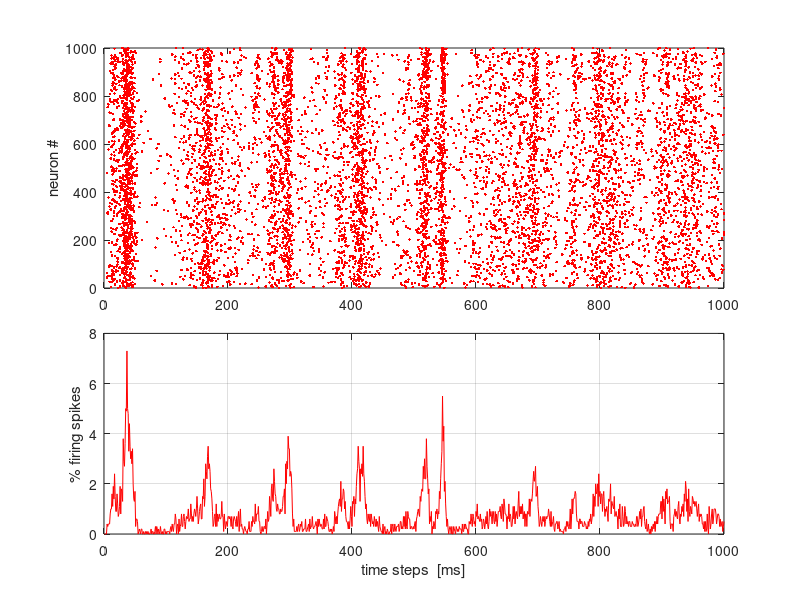
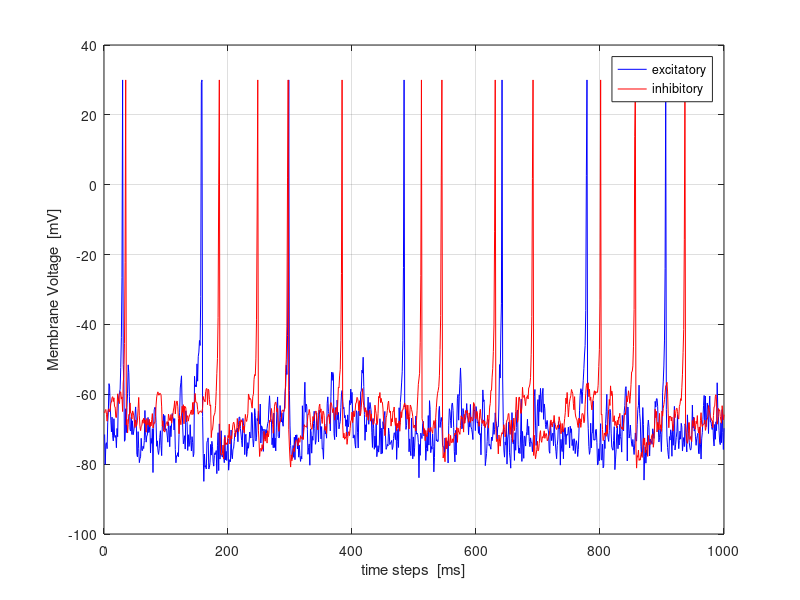

Write MATLAB code to recreate these figures, in order.
% E M Izhikevich: Network Model of Mammalian Cortex

close all
clc
clear 

% INPUT PARAMETERS   =====================================================
   Ne = 800; Ni = 200;         % number of excitatory & inhibitory neurons
   Nt = 1000;                  % number of time steps
   numE = 10; numI = Ne + 10;  % indices for one excitatory and one inhibitory neuron
   
% Model parameters   =====================================================
   re = rand(Ne,1); ri = rand(Ni,1);     % random numbers
   a = [0.02 * ones(Ne,1); 0.02 + 0.08*ri];
   b = [0.20   *ones(Ne,1); 0.25 - 0.05*ri];
   c = [-65+15*re.^2; -65*ones(Ni,1)];
   d = [8-6*re.^2   ; 2*ones(Ni,1)];
   S = [0.53*rand(Ne+Ni,Ne), -rand(Ne+Ni,Ni)];   % coupling strengths

   v = -65*ones(Ne+Ni,1); % Initial values of v
   u =  b.*v;             % Initial values of u
   firings = [];          % spike timings

   vE = zeros(Nt,1); vI = zeros(Nt,1);   % membrane potential of 2 neurons

   
% Time Evolution of Systems  ==============================================
for t = 1:Nt 
   I = [5*randn(Ne,1);2*randn(Ni,1)]; % thalamic input
   fired = find(v>=30);               % indices of spikes
   firings = [firings; t+0*fired,fired];  % time steps  / fired neurons
   v(fired) = c(fired);               % membrane potential
   u(fired) = u(fired)+d(fired);      % recovery potential
   I = I+sum(S(:,fired),2);           % thalamic + synaptic input
   
   v = v+0.5*(0.04*v.^2+5*v+140-u+I); % HALF-STEP: step 0.5 ms
   v = v+0.5*(0.04*v.^2+5*v+140-u+I); %  for numerical stability
   u = u+a.*(b.*v-u); 
   
  vE(t) = v(numE);                    % excitatory neuron 
  vI(t) = v(numI);                    % inhibitory neuron
end

   vE(vE > 30) = 30;
   vI(vI > 30) = 30;


tS = 1:Nt; nF = zeros(Nt,1);        % fired neurons at each time step
for t = 1 : Nt
   nF(t) = sum((firings(:,1) == t));
end

% GRAPHICS ===============================================================

figure(1)    % raster plot of firing neurons / % firing neurons
   set(gcf,'units','normalized','Position',[0.1 0.4 0.32,0.45]);
   set(gca,'fontsize',12);
   col = [1 0 0];
   hP = subplot(2,1,1);   % raster plot
   plot(firings(:,1),firings(:,2),'.','color',col);
   set(hP, 'Position',[0.1300 0.52 0.7750 0.4]);
   ylabel('neuron #')
   
   subplot(2,1,2);       % percentage of firong neurons each time step
   plot(tS,nF*100/(Ne+Ni),'color',col);
   xlabel('time steps  [ms]');
   ylabel('% firing spikes')
   grid on; box on;
   
   
figure(2)   % membrane potential: excitatory neuron & inhibitory neuron   
  set(gcf,'units','normalized','Position',[0.3 0.1 0.32,0.30]);
  set(gca,'fontsize',12);
  plot(1:Nt,vE,'b');
  hold on
  plot(1:Nt,vI,'r');
  xlabel('time steps  [ms]');
  ylabel('Membrane Voltage  [mV]')
  grid on; box on;
  legend('excitatory','inhibitory'); 